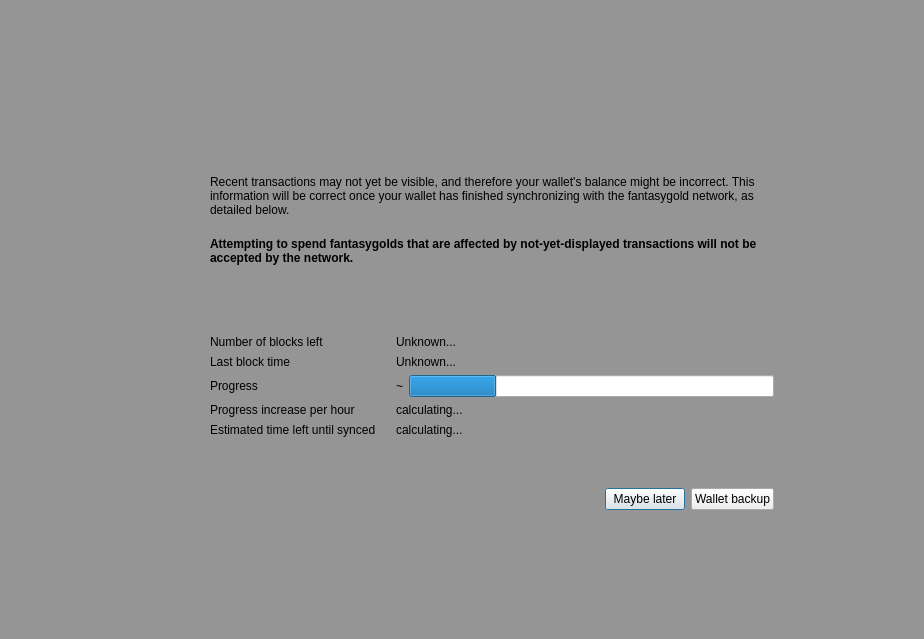
<?xml version="1.0" encoding="UTF-8"?>
<ui version="4.0">
 <class>ModalOverlay</class>
 <widget class="QWidget" name="ModalOverlay">
  <property name="geometry">
   <rect>
    <x>0</x>
    <y>0</y>
    <width>924</width>
    <height>639</height>
   </rect>
  </property>
  <property name="windowTitle">
   <string>Form</string>
  </property>
  <layout class="QVBoxLayout" name="verticalLayout" stretch="0">
   <property name="sizeConstraint">
    <enum>QLayout::SetDefaultConstraint</enum>
   </property>
   <property name="leftMargin">
    <number>0</number>
   </property>
   <property name="topMargin">
    <number>0</number>
   </property>
   <property name="rightMargin">
    <number>0</number>
   </property>
   <property name="bottomMargin">
    <number>0</number>
   </property>
   <item>
    <widget class="QWidget" name="bgWidget" native="true">
     <property name="styleSheet">
      <string notr="true">#bgWidget { background: rgba(0,0,0,96); }</string>
     </property>
     <layout class="QVBoxLayout" name="verticalLayoutMain" stretch="0">
      <property name="leftMargin">
       <number>120</number>
      </property>
      <property name="topMargin">
       <number>120</number>
      </property>
      <property name="rightMargin">
       <number>120</number>
      </property>
      <property name="bottomMargin">
       <number>120</number>
      </property>
      <item>
       <widget class="QWidget" name="contentWidget" native="true">
        <layout class="QVBoxLayout" name="verticalLayout_3" stretch="1,0">
         <property name="spacing">
          <number>0</number>
         </property>
         <property name="leftMargin">
          <number>0</number>
         </property>
         <property name="topMargin">
          <number>0</number>
         </property>
         <property name="rightMargin">
          <number>0</number>
         </property>
         <property name="bottomMargin">
          <number>0</number>
         </property>
         <item>
          <widget class="QStackedWidget" name="stackedWidget">
           <property name="currentIndex">
            <number>0</number>
           </property>
           <widget class="QWidget" name="page">
            <layout class="QVBoxLayout" name="verticalLayout_2">
             <property name="spacing">
              <number>0</number>
             </property>
             <property name="leftMargin">
              <number>30</number>
             </property>
             <property name="topMargin">
              <number>10</number>
             </property>
             <property name="rightMargin">
              <number>30</number>
             </property>
             <property name="bottomMargin">
              <number>10</number>
             </property>
             <item>
              <spacer name="verticalSpacer_3">
               <property name="orientation">
                <enum>Qt::Vertical</enum>
               </property>
               <property name="sizeType">
                <enum>QSizePolicy::Expanding</enum>
               </property>
               <property name="sizeHint" stdset="0">
                <size>
                 <width>20</width>
                 <height>40</height>
                </size>
               </property>
              </spacer>
             </item>
             <item>
              <layout class="QHBoxLayout" name="horizontalLayoutIconText" stretch="0,1">
               <property name="spacing">
                <number>20</number>
               </property>
               <property name="topMargin">
                <number>20</number>
               </property>
               <item>
                <layout class="QVBoxLayout" name="verticalLayoutIcon">
                 <item>
                  <widget class="QPushButton" name="warningIcon">
                   <property name="enabled">
                    <bool>false</bool>
                   </property>
                   <property name="text">
                    <string/>
                   </property>
                   <property name="iconSize">
                    <size>
                     <width>48</width>
                     <height>48</height>
                    </size>
                   </property>
                   <property name="flat">
                    <bool>true</bool>
                   </property>
                  </widget>
                 </item>
                 <item>
                  <spacer name="verticalSpacerWarningIcon">
                   <property name="orientation">
                    <enum>Qt::Vertical</enum>
                   </property>
                   <property name="sizeHint" stdset="0">
                    <size>
                     <width>20</width>
                     <height>40</height>
                    </size>
                   </property>
                  </spacer>
                 </item>
                </layout>
               </item>
               <item>
                <layout class="QVBoxLayout" name="verticalLayoutInfoText">
                 <property name="leftMargin">
                  <number>0</number>
                 </property>
                 <property name="topMargin">
                  <number>0</number>
                 </property>
                 <item>
                  <widget class="QLabel" name="infoText">
                   <property name="text">
                    <string>Recent transactions may not yet be visible, and therefore your wallet's balance might be incorrect. This information will be correct once your wallet has finished synchronizing with the fantasygold network, as detailed below.</string>
                   </property>
                   <property name="textFormat">
                    <enum>Qt::RichText</enum>
                   </property>
                   <property name="wordWrap">
                    <bool>true</bool>
                   </property>
                  </widget>
                 </item>
                 <item>
                  <widget class="QLabel" name="infoTextStrong">
                   <property name="font">
                    <font>
                     <weight>75</weight>
                     <bold>true</bold>
                    </font>
                   </property>
                   <property name="text">
                    <string>Attempting to spend fantasygolds that are affected by not-yet-displayed transactions will not be accepted by the network.</string>
                   </property>
                   <property name="textFormat">
                    <enum>Qt::RichText</enum>
                   </property>
                   <property name="wordWrap">
                    <bool>true</bool>
                   </property>
                  </widget>
                 </item>
                 <item>
                  <spacer name="verticalSpacerInTextSpace">
                   <property name="orientation">
                    <enum>Qt::Vertical</enum>
                   </property>
                   <property name="sizeHint" stdset="0">
                    <size>
                     <width>20</width>
                     <height>40</height>
                    </size>
                   </property>
                  </spacer>
                 </item>
                 <item>
                  <layout class="QFormLayout" name="formLayout">
                   <property name="fieldGrowthPolicy">
                    <enum>QFormLayout::ExpandingFieldsGrow</enum>
                   </property>
                   <property name="horizontalSpacing">
                    <number>20</number>
                   </property>
                   <property name="verticalSpacing">
                    <number>6</number>
                   </property>
                   <property name="topMargin">
                    <number>10</number>
                   </property>
                   <item row="0" column="0">
                    <widget class="QLabel" name="labelNumberOfBlocksLeft">
                     <property name="font">
                      <font>
                       <weight>50</weight>
                       <bold>false</bold>
                      </font>
                     </property>
                     <property name="text">
                      <string>Number of blocks left</string>
                     </property>
                    </widget>
                   </item>
                   <item row="0" column="1">
                    <widget class="QLabel" name="numberOfBlocksLeft">
                     <property name="sizePolicy">
                      <sizepolicy hsizetype="Expanding" vsizetype="Preferred">
                       <horstretch>0</horstretch>
                       <verstretch>0</verstretch>
                      </sizepolicy>
                     </property>
                     <property name="text">
                      <string>Unknown...</string>
                     </property>
                    </widget>
                   </item>
                   <item row="1" column="0">
                    <widget class="QLabel" name="labelLastBlockTime">
                     <property name="font">
                      <font>
                       <weight>50</weight>
                       <bold>false</bold>
                      </font>
                     </property>
                     <property name="text">
                      <string>Last block time</string>
                     </property>
                    </widget>
                   </item>
                   <item row="1" column="1">
                    <widget class="QLabel" name="newestBlockDate">
                     <property name="sizePolicy">
                      <sizepolicy hsizetype="Expanding" vsizetype="Preferred">
                       <horstretch>0</horstretch>
                       <verstretch>0</verstretch>
                      </sizepolicy>
                     </property>
                     <property name="text">
                      <string>Unknown...</string>
                     </property>
                    </widget>
                   </item>
                   <item row="2" column="0">
                    <widget class="QLabel" name="labelSyncDone">
                     <property name="font">
                      <font>
                       <weight>50</weight>
                       <bold>false</bold>
                      </font>
                     </property>
                     <property name="text">
                      <string>Progress</string>
                     </property>
                    </widget>
                   </item>
                   <item row="2" column="1">
                    <layout class="QHBoxLayout" name="horizontalLayoutSync" stretch="0,1">
                     <property name="spacing">
                      <number>6</number>
                     </property>
                     <item>
                      <widget class="QLabel" name="percentageProgress">
                       <property name="text">
                        <string notr="true">~</string>
                       </property>
                      </widget>
                     </item>
                     <item>
                      <widget class="QProgressBar" name="progressBar">
                       <property name="value">
                        <number>24</number>
                       </property>
                       <property name="format">
                        <string/>
                       </property>
                      </widget>
                     </item>
                    </layout>
                   </item>
                   <item row="4" column="0">
                    <widget class="QLabel" name="labelProgressIncrease">
                     <property name="font">
                      <font>
                       <weight>50</weight>
                       <bold>false</bold>
                      </font>
                     </property>
                     <property name="text">
                      <string>Progress increase per hour</string>
                     </property>
                    </widget>
                   </item>
                   <item row="4" column="1">
                    <widget class="QLabel" name="progressIncreasePerH">
                     <property name="sizePolicy">
                      <sizepolicy hsizetype="Expanding" vsizetype="Preferred">
                       <horstretch>0</horstretch>
                       <verstretch>0</verstretch>
                      </sizepolicy>
                     </property>
                     <property name="text">
                      <string>calculating...</string>
                     </property>
                    </widget>
                   </item>
                   <item row="5" column="0">
                    <widget class="QLabel" name="labelEstimatedTimeLeft">
                     <property name="font">
                      <font>
                       <weight>50</weight>
                       <bold>false</bold>
                      </font>
                     </property>
                     <property name="text">
                      <string>Estimated time left until synced</string>
                     </property>
                    </widget>
                   </item>
                   <item row="5" column="1">
                    <widget class="QLabel" name="expectedTimeLeft">
                     <property name="sizePolicy">
                      <sizepolicy hsizetype="Expanding" vsizetype="Preferred">
                       <horstretch>0</horstretch>
                       <verstretch>0</verstretch>
                      </sizepolicy>
                     </property>
                     <property name="text">
                      <string>calculating...</string>
                     </property>
                    </widget>
                   </item>
                  </layout>
                 </item>
                </layout>
               </item>
              </layout>
             </item>
             <item>
              <spacer name="verticalSpacer_4">
               <property name="orientation">
                <enum>Qt::Vertical</enum>
               </property>
               <property name="sizeHint" stdset="0">
                <size>
                 <width>20</width>
                 <height>40</height>
                </size>
               </property>
              </spacer>
             </item>
            </layout>
           </widget>
           <widget class="QWidget" name="page_2">
            <layout class="QVBoxLayout" name="verticalLayout_4">
             <property name="spacing">
              <number>15</number>
             </property>
             <property name="leftMargin">
              <number>30</number>
             </property>
             <property name="topMargin">
              <number>0</number>
             </property>
             <property name="rightMargin">
              <number>30</number>
             </property>
             <property name="bottomMargin">
              <number>0</number>
             </property>
             <item>
              <spacer name="verticalSpacer_2">
               <property name="orientation">
                <enum>Qt::Vertical</enum>
               </property>
               <property name="sizeHint" stdset="0">
                <size>
                 <width>20</width>
                 <height>40</height>
                </size>
               </property>
              </spacer>
             </item>
             <item>
              <layout class="QGridLayout" name="gridLayout">
               <item row="0" column="1">
                <widget class="QLabel" name="labelNote">
                 <property name="layoutDirection">
                  <enum>Qt::LeftToRight</enum>
                 </property>
                 <property name="text">
                  <string>Wallet backup prompt</string>
                 </property>
                 <property name="alignment">
                  <set>Qt::AlignLeading|Qt::AlignLeft|Qt::AlignVCenter</set>
                 </property>
                </widget>
               </item>
               <item row="1" column="1">
                <widget class="QLabel" name="labelMessage">
                 <property name="text">
                  <string>Please backup your wallet as soon as possible.
Please make sure to keep an updated antivirus and operating system. We can not recover Your funds if you visit phishing site or lose your backup. Please make sure to keep backups of your private keys or files. We do not store your private keys on this wallet. And you as a user, are entirely responsible for your funds and your own security.</string>
                 </property>
                 <property name="alignment">
                  <set>Qt::AlignLeading|Qt::AlignLeft|Qt::AlignVCenter</set>
                 </property>
                 <property name="wordWrap">
                  <bool>true</bool>
                 </property>
                </widget>
               </item>
               <item row="0" column="0">
                <widget class="QPushButton" name="warningIconBackup">
                 <property name="enabled">
                  <bool>false</bool>
                 </property>
                 <property name="sizePolicy">
                  <sizepolicy hsizetype="Fixed" vsizetype="Fixed">
                   <horstretch>0</horstretch>
                   <verstretch>0</verstretch>
                  </sizepolicy>
                 </property>
                 <property name="minimumSize">
                  <size>
                   <width>30</width>
                   <height>30</height>
                  </size>
                 </property>
                 <property name="maximumSize">
                  <size>
                   <width>30</width>
                   <height>30</height>
                  </size>
                 </property>
                 <property name="text">
                  <string/>
                 </property>
                 <property name="iconSize">
                  <size>
                   <width>30</width>
                   <height>30</height>
                  </size>
                 </property>
                 <property name="flat">
                  <bool>true</bool>
                 </property>
                </widget>
               </item>
               <item row="1" column="0">
                <spacer name="horizontalSpacer_2">
                 <property name="orientation">
                  <enum>Qt::Horizontal</enum>
                 </property>
                 <property name="sizeType">
                  <enum>QSizePolicy::Fixed</enum>
                 </property>
                 <property name="sizeHint" stdset="0">
                  <size>
                   <width>30</width>
                   <height>20</height>
                  </size>
                 </property>
                </spacer>
               </item>
              </layout>
             </item>
             <item>
              <spacer name="verticalSpacer">
               <property name="orientation">
                <enum>Qt::Vertical</enum>
               </property>
               <property name="sizeType">
                <enum>QSizePolicy::Expanding</enum>
               </property>
               <property name="sizeHint" stdset="0">
                <size>
                 <width>20</width>
                 <height>40</height>
                </size>
               </property>
              </spacer>
             </item>
            </layout>
           </widget>
          </widget>
         </item>
         <item>
          <widget class="QWidget" name="buttonsContainerWhite" native="true">
           <layout class="QHBoxLayout" name="horizontalLayout">
            <property name="leftMargin">
             <number>30</number>
            </property>
            <property name="topMargin">
             <number>15</number>
            </property>
            <property name="rightMargin">
             <number>30</number>
            </property>
            <item>
             <spacer name="horizontalSpacer">
              <property name="orientation">
               <enum>Qt::Horizontal</enum>
              </property>
              <property name="sizeHint" stdset="0">
               <size>
                <width>40</width>
                <height>20</height>
               </size>
              </property>
             </spacer>
            </item>
            <item>
             <widget class="QPushButton" name="closeButton">
              <property name="focusPolicy">
               <enum>Qt::StrongFocus</enum>
              </property>
              <property name="text">
               <string>Maybe later</string>
              </property>
              <property name="shortcut">
               <string>Esc</string>
              </property>
              <property name="default">
               <bool>true</bool>
              </property>
             </widget>
            </item>
            <item>
             <widget class="QPushButton" name="walletBackupButton">
              <property name="text">
               <string>Wallet backup</string>
              </property>
             </widget>
            </item>
           </layout>
          </widget>
         </item>
        </layout>
       </widget>
      </item>
     </layout>
    </widget>
   </item>
  </layout>
 </widget>
 <resources/>
 <connections/>
</ui>
